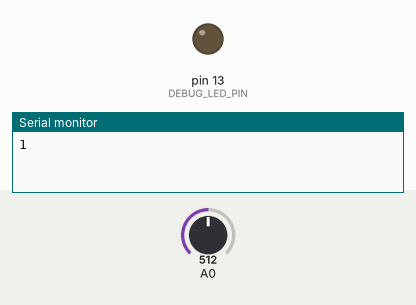
Simulated run of this sketch. Board: Arduino Uno, built with avr-gcc and run on an emulated ATmega328P. Parts: output pins drawn as LEDs (lit = HIGH), the last lines printed to the serial monitor. The test bench sets the inputs (shaded band); at power-on: A0 = 512.

Above: at 1.2 s.
1.3 s: A0 set to 716
At 1.45 s:
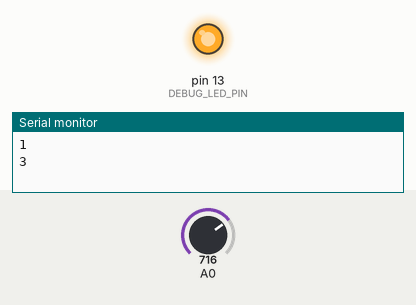
Timing chart, 0 to 4.3 s (numbered marks = the images above; inputs shaded):
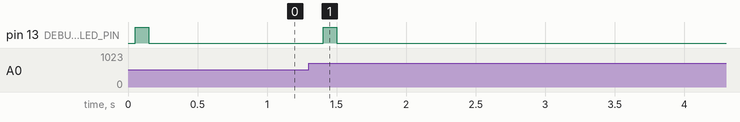

Measured:
- after the input at 1.3 s, pin 13 (DEBUG_LED_PIN): LOW → HIGH after 0.10 s, → LOW 0.10 s later

The sketch:

time_tracking.ino
```cpp
#define NUM_KEYS 5
#define DEBUG_LED_PIN 13
#define BAUD_RATE 9600

const int adc_key_val[NUM_KEYS] = {620, 670, 730, 810, 920};
int adc_key_in;
int key = -1;
int oldkey = -1;

void setup()
{
       pinMode(DEBUG_LED_PIN, OUTPUT); // we'll use the debug LED to output a heartbeat
       Serial.begin(BAUD_RATE);        // 9600 bps
}

void loop()
{
       adc_key_in = analogRead(0); // read the value from the sensor
       digitalWrite(DEBUG_LED_PIN, LOW);
       key = get_key(adc_key_in); // convert into key press

       if (key != oldkey) // if keypress is detected
       {
              delay(50);                  // wait for debounce time
              adc_key_in = analogRead(0); // read the value from the sensor
              key = get_key(adc_key_in);  // convert into key press
              if (key != oldkey)
              {
                     oldkey = key;
                     if (key >= 0)
                     {
                            digitalWrite(DEBUG_LED_PIN, HIGH);
                            switch (key)
                            {
                            case 0:
                                   Serial.println("1");
                                   break;
                            case 1:
                                   Serial.println("2");
                                   break;
                            case 2:
                                   Serial.println("3");
                                   break;
                            case 3:
                                   Serial.println("4");
                                   break;
                            case 4:
                                   Serial.println("5");
                                   break;
                            }
                     }
              }
       }
       delay(100);
}
// Convert ADC value to key number
int get_key(unsigned int input)
{
       int k;
       for (k = 0; k < NUM_KEYS; k++)
       {
              if (input < adc_key_val[k])
              {
                     return k;
              }
       }
       if (k >= NUM_KEYS)
              k = -1; // No valid key pressed
       return k;
}
```
